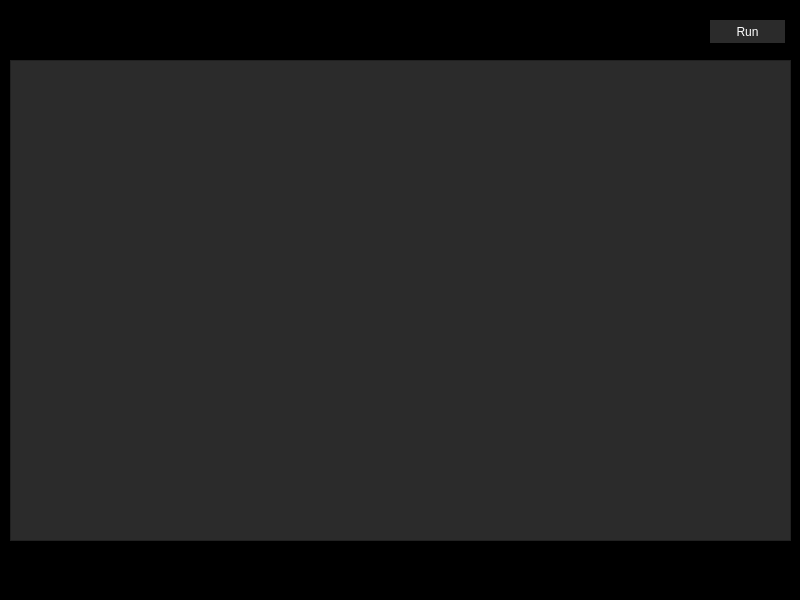
<?xml version="1.0" encoding="UTF-8"?>
<ui version="4.0">
 <class>MainWindow</class>
 <widget class="QMainWindow" name="MainWindow">
  <property name="geometry">
   <rect>
    <x>0</x>
    <y>0</y>
    <width>800</width>
    <height>600</height>
   </rect>
  </property>
  <property name="windowTitle">
   <string>MainWindow</string>
  </property>
  <property name="styleSheet">
   <string notr="true">background-color: #000000;</string>
  </property>
  <widget class="QWidget" name="centralwidget">
   <widget class="QPushButton" name="btnRun">
    <property name="geometry">
     <rect>
      <x>710</x>
      <y>20</y>
      <width>75</width>
      <height>23</height>
     </rect>
    </property>
    <property name="styleSheet">
     <string notr="true">color: white;
background-color: #2B2B2B;
border-radius: 20px;</string>
    </property>
    <property name="text">
     <string>Run</string>
    </property>
   </widget>
   <widget class="QWidget" name="verticalLayoutWidget">
    <property name="geometry">
     <rect>
      <x>10</x>
      <y>60</y>
      <width>781</width>
      <height>481</height>
     </rect>
    </property>
    <layout class="QVBoxLayout" name="verticalLayout">
     <item>
      <widget class="QPlainTextEdit" name="txtConsola">
       <property name="styleSheet">
        <string notr="true">color: #ccc;
background-color: #2B2B2B;
font-family: 'consolas';</string>
       </property>
      </widget>
     </item>
    </layout>
   </widget>
  </widget>
  <widget class="QMenuBar" name="menubar">
   <property name="geometry">
    <rect>
     <x>0</x>
     <y>0</y>
     <width>800</width>
     <height>21</height>
    </rect>
   </property>
  </widget>
  <widget class="QStatusBar" name="statusbar"/>
 </widget>
 <resources/>
 <connections/>
</ui>
